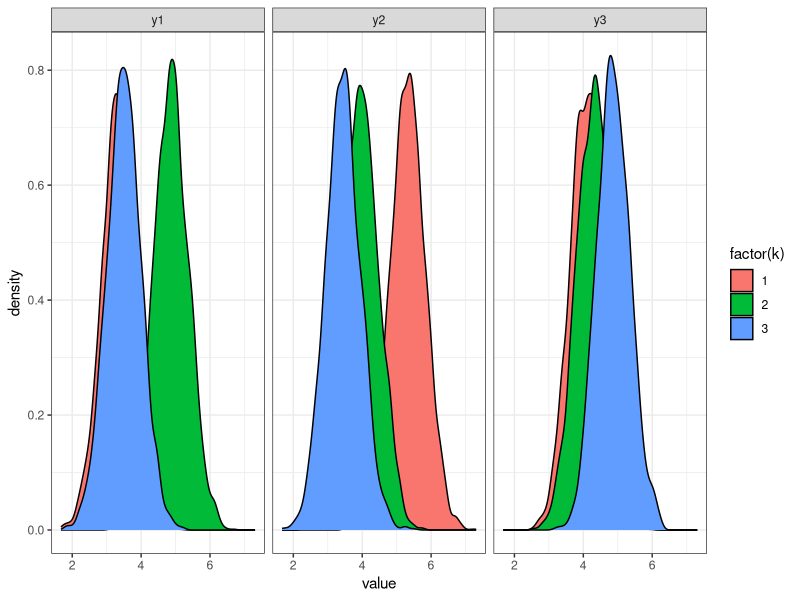

R code for this plot:
### 2016 W Labor PS1                         ###
### by Hyunmin Park                          ###    
### based on example code by Thibaut Lamadon ###

### Import packages
require(gtools)
require(data.table)
require(ggplot2)
require(reshape)
require(SparseM)

### Useful functions
lognormpdf <- function(Y,mu=0,sigma=1){
  -0.5*((Y-mu)/sigma)^2 -0.5*log(2.0*pi)-log(sigma)
}

logsumexp <- function(v){
  vm = max(v)
  log(sum(exp(v-vm)))+vm
}

### Model simulation
model.mixture.new <-function(nk) {
  
  model = list()
  # model for Y1,Y2,Y3|k 
  model$A     = array(3*(1 + 0.8*runif(3*nk)),c(3,nk))
  model$S     = array(1,c(3,nk))
  model$pk    = rdirichlet(1,rep(1,nk))
  model$nk    = nk
  return(model)
}

model.mixture.simulate <-function(model,N,sd.scale=1) {
  
  Y1 = array(0,sum(N)) 
  Y2 = array(0,sum(N)) 
  Y3 = array(0,sum(N)) 
  K  = array(0,sum(N)) 
  
  A   = model$A
  S   = model$S
  pk  = model$pk
  nk  = model$nk
  
  # draw K
  K = sample.int(nk,N,TRUE,pk)
  
  # draw Y1, Y2, Y3
  Y1  = A[1,K] + S[1,K] * rnorm(N) *sd.scale
  Y2  = A[2,K] + S[2,K] * rnorm(N) *sd.scale
  Y3  = A[3,K] + S[3,K] * rnorm(N) *sd.scale
  
  data.sim = data.table(k=K,y1=Y1,y2=Y2,y3=Y3)
  return(data.sim)  
}

set.seed(17)
model = model.mixture.new(3)
data = model.mixture.simulate(model,10000,sd.scale=0.5) # simulating with lower sd to see separation
datal = melt(data,id="k")
ggplot(datal,aes(x=value,group=k,fill=factor(k))) + geom_density() + facet_grid(~variable) + theme_bw()

### Estimation
Niter=100

# Initializing variables
Y1=data$y1
Y2=data$y2
Y3=data$y3
N=length(Y1)
nk=length(unique(data$k))
Dkj    = as.matrix.csr(kronecker(rep(1,N),diag(nk)))
DY1     = as.matrix(kronecker(Y1 ,rep(1,nk)))
DY2     = as.matrix(kronecker(Y2 ,rep(1,nk)))
DY3     = as.matrix(kronecker(Y3 ,rep(1,nk)))
A=array(0,c(3,nk))
S=array(2,c(3,nk))
set.seed(7)
pk = rdirichlet(1,rep(1,nk))
pkInit=pk
tau = array(0,c(N,nk))
lpm = array(0,c(N,nk))
lik = 0
likMat = array(0,Niter)
Qdiff = array(0,Niter)
Hdiff = array(0,Niter)
for (iter in 1:Niter){
  tauLag = tau
  lpmLag = lpm
  for (i in 1:N) {
    ltau = log(pk)
    lnorm1 = lognormpdf(Y1[i], A[1,], S[1,])
    lnorm2 = lognormpdf(Y2[i], A[2,], S[2,])
    lnorm3 = lognormpdf(Y3[i], A[3,], S[3,])
    lall = ltau + lnorm2 + lnorm1 +lnorm3
    lpm[i,] = lall
    lik = lik + logsumexp(lall)
    tau[i,] = exp(lall - logsumexp(lall))
  }
  
  # Checking whether H and Q functions decrease
  if (iter>1){
    Q1 = sum(tauLag*lpmLag)
    Q2 = sum(tauLag*lpm)
    H1 = -sum(tauLag*log(tauLag))
    H2 = -sum(tauLag*log(tau))
    Qdiff[iter] = Q2 - Q1
    Hdiff[iter] = H2 - H1 
  }
  # Updating the A and S matrices
  rw     = c(t(tau))
  fit1   = slm.wfit(Dkj,DY1,rw)
  fit2   = slm.wfit(Dkj,DY2,rw)
  fit3   = slm.wfit(Dkj,DY3,rw)
  A[1,]  = coef(fit1)[1:nk]
  A[2,]  = coef(fit2)[1:nk]
  A[3,]  = coef(fit3)[1:nk]
  res1   = DY1-Dkj%*%A[1,] 
  res2   = DY2-Dkj%*%A[2,] 
  res3   = DY3-Dkj%*%A[3,] 
  fitv1  = slm.wfit(Dkj,res1^2,rw)
  fitv2  = slm.wfit(Dkj,res2^2,rw)
  fitv3  = slm.wfit(Dkj,res3^2,rw)
  S[1,] = sqrt(coef(fitv1)[1:nk])
  S[2,] = sqrt(coef(fitv2)[1:nk])
  S[3,] = sqrt(coef(fitv3)[1:nk])
  # Updating pk
  pk = colMeans(tau)
}
